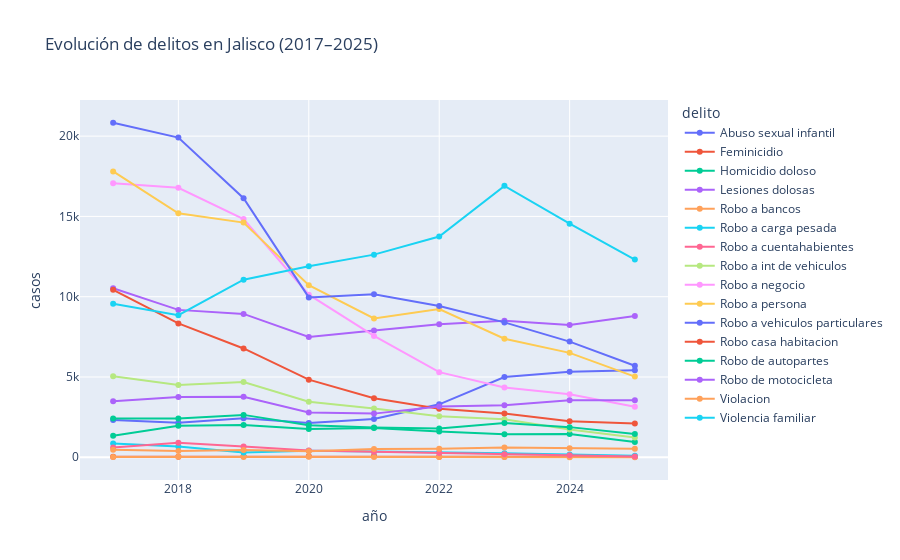

Notebook code cell kept with this figure:
### Code cell
fig = px.line(
    conteo_anual,
    x="año",
    y="casos",
    color="delito",
    markers=True,
    title="Evolución de delitos en Jalisco (2017–2025)"
)

fig.show()

### Figure 1 — Plotly figure (JSON) as saved in the notebook; plotly's stock layout.template omitted (floating-point values rounded to 4 significant figures)
{"data": [{"hovertemplate": "delito=Abuso sexual infantil<br>año=%{x}<br>casos=%{y}<extra></extra>", "legendgroup": "Abuso sexual infantil", "line": {"color": "#636efa", "dash": "solid"}, "marker": {"symbol": "circle"}, "mode": "lines+markers", "name": "Abuso sexual infantil", "orientation": "v", "showlegend": true, "type": "scatter", "x": [2017, 2018, 2019, 2020, 2021, 2022, 2023, 2024, 2025], "xaxis": "x", "y": [2321, 2156, 2423, 2136, 2378, 3296, 5001, 5323, 5415], "yaxis": "y"}, {"hovertemplate": "delito=Feminicidio<br>año=%{x}<br>casos=%{y}<extra></extra>", "legendgroup": "Feminicidio", "line": {"color": "#EF553B", "dash": "solid"}, "marker": {"symbol": "circle"}, "mode": "lines+markers", "name": "Feminicidio", "orientation": "v", "showlegend": true, "type": "scatter", "x": [2017, 2018, 2019, 2020, 2021, 2022, 2023, 2024, 2025], "xaxis": "x", "y": [27, 33, 65, 68, 73, 35, 36, 31, 35], "yaxis": "y"}, {"hovertemplate": "delito=Homicidio doloso<br>año=%{x}<br>casos=%{y}<extra></extra>", "legendgroup": "Homicidio doloso", "line": {"color": "#00cc96", "dash": "solid"}, "marker": {"symbol": "circle"}, "mode": "lines+markers", "name": "Homicidio doloso", "orientation": "v", "showlegend": true, "type": "scatter", "x": [2017, 2018, 2019, 2020, 2021, 2022, 2023, 2024, 2025], "xaxis": "x", "y": [1342, 1960, 2017, 1753, 1820, 1605, 1441, 1446, 948], "yaxis": "y"}, {"hovertemplate": "delito=Lesiones dolosas<br>año=%{x}<br>casos=%{y}<extra></extra>", "legendgroup": "Lesiones dolosas", "line": {"color": "#ab63fa", "dash": "solid"}, "marker": {"symbol": "circle"}, "mode": "lines+markers", "name": "Lesiones dolosas", "orientation": "v", "showlegend": true, "type": "scatter", "x": [2017, 2018, 2019, 2020, 2021, 2022, 2023, 2024, 2025], "xaxis": "x", "y": [10523, 9179, 8927, 7489, 7892, 8284, 8498, 8245, 8801], "yaxis": "y"}, {"hovertemplate": "delito=Robo a bancos<br>año=%{x}<br>casos=%{y}<extra></extra>", "legendgroup": "Robo a bancos", "line": {"color": "#FFA15A", "dash": "solid"}, "marker": {"symbol": "circle"}, "mode": "lines+markers", "name": "Robo a bancos", "orientation": "v", "showlegend": true, "type": "scatter", "x": [2017, 2018, 2019, 2020, 2021, 2022, 2023, 2024, 2025], "xaxis": "x", "y": [23, 32, 21, 26, 24, 11, 12, 7, 1], "yaxis": "y"}, {"hovertemplate": "delito=Robo a carga pesada<br>año=%{x}<br>casos=%{y}<extra></extra>", "legendgroup": "Robo a carga pesada", "line": {"color": "#19d3f3", "dash": "solid"}, "marker": {"symbol": "circle"}, "mode": "lines+markers", "name": "Robo a carga pesada", "orientation": "v", "showlegend": true, "type": "scatter", "x": [2017, 2018, 2019, 2020, 2021, 2022, 2023, 2024, 2025], "xaxis": "x", "y": [856, 670, 303, 413, 365, 318, 246, 170, 102], "yaxis": "y"}, {"hovertemplate": "delito=Robo a cuentahabientes<br>año=%{x}<br>casos=%{y}<extra></extra>", "legendgroup": "Robo a cuentahabientes", "line": {"color": "#FF6692", "dash": "solid"}, "marker": {"symbol": "circle"}, "mode": "lines+markers", "name": "Robo a cuentahabientes", "orientation": "v", "showlegend": true, "type": "scatter", "x": [2017, 2018, 2019, 2020, 2021, 2022, 2023, 2024, 2025], "xaxis": "x", "y": [611, 904, 674, 414, 341, 270, 189, 129, 41], "yaxis": "y"}, {"hovertemplate": "delito=Robo a int de vehiculos<br>año=%{x}<br>casos=%{y}<extra></extra>", "legendgroup": "Robo a int de vehiculos", "line": {"color": "#B6E880", "dash": "solid"}, "marker": {"symbol": "circle"}, "mode": "lines+markers", "name": "Robo a int de vehiculos", "orientation": "v", "showlegend": true, "type": "scatter", "x": [2017, 2018, 2019, 2020, 2021, 2022, 2023, 2024, 2025], "xaxis": "x", "y": [5043, 4506, 4685, 3463, 3038, 2548, 2360, 1729, 1226], "yaxis": "y"}, {"hovertemplate": "delito=Robo a negocio<br>año=%{x}<br>casos=%{y}<extra></extra>", "legendgroup": "Robo a negocio", "line": {"color": "#FF97FF", "dash": "solid"}, "marker": {"symbol": "circle"}, "mode": "lines+markers", "name": "Robo a negocio", "orientation": "v", "showlegend": true, "type": "scatter", "x": [2017, 2018, 2019, 2020, 2021, 2022, 2023, 2024, 2025], "xaxis": "x", "y": [17063, 16786, 14833, 10125, 7557, 5299, 4347, 3928, 3148], "yaxis": "y"}, {"hovertemplate": "delito=Robo a persona<br>año=%{x}<br>casos=%{y}<extra></extra>", "legendgroup": "Robo a persona", "line": {"color": "#FECB52", "dash": "solid"}, "marker": {"symbol": "circle"}, "mode": "lines+markers", "name": "Robo a persona", "orientation": "v", "showlegend": true, "type": "scatter", "x": [2017, 2018, 2019, 2020, 2021, 2022, 2023, 2024, 2025], "xaxis": "x", "y": [17801, 15196, 14615, 10717, 8647, 9226, 7379, 6503, 5024], "yaxis": "y"}, {"hovertemplate": "delito=Robo a vehiculos particulares<br>año=%{x}<br>casos=%{y}<extra></extra>", "legendgroup": "Robo a vehiculos particulares", "line": {"color": "#636efa", "dash": "solid"}, "marker": {"symbol": "circle"}, "mode": "lines+markers", "name": "Robo a vehiculos particulares", "orientation": "v", "showlegend": true, "type": "scatter", "x": [2017, 2018, 2019, 2020, 2021, 2022, 2023, 2024, 2025], "xaxis": "x", "y": [20833, 19910, 16134, 9956, 10148, 9415, 8400, 7204, 5700], "yaxis": "y"}, {"hovertemplate": "delito=Robo casa habitacion<br>año=%{x}<br>casos=%{y}<extra></extra>", "legendgroup": "Robo casa habitacion", "line": {"color": "#EF553B", "dash": "solid"}, "marker": {"symbol": "circle"}, "mode": "lines+markers", "name": "Robo casa habitacion", "orientation": "v", "showlegend": true, "type": "scatter", "x": [2017, 2018, 2019, 2020, 2021, 2022, 2023, 2024, 2025], "xaxis": "x", "y": [10431, 8335, 6777, 4834, 3672, 3028, 2726, 2247, 2110], "yaxis": "y"}, {"hovertemplate": "delito=Robo de autopartes<br>año=%{x}<br>casos=%{y}<extra></extra>", "legendgroup": "Robo de autopartes", "line": {"color": "#00cc96", "dash": "solid"}, "marker": {"symbol": "circle"}, "mode": "lines+markers", "name": "Robo de autopartes", "orientation": "v", "showlegend": true, "type": "scatter", "x": [2017, 2018, 2019, 2020, 2021, 2022, 2023, 2024, 2025], "xaxis": "x", "y": [2413, 2412, 2640, 1989, 1854, 1793, 2136, 1877, 1449], "yaxis": "y"}, {"hovertemplate": "delito=Robo de motocicleta<br>año=%{x}<br>casos=%{y}<extra></extra>", "legendgroup": "Robo de motocicleta", "line": {"color": "#ab63fa", "dash": "solid"}, "marker": {"symbol": "circle"}, "mode": "lines+markers", "name": "Robo de motocicleta", "orientation": "v", "showlegend": true, "type": "scatter", "x": [2017, 2018, 2019, 2020, 2021, 2022, 2023, 2024, 2025], "xaxis": "x", "y": [3493, 3753, 3768, 2792, 2718, 3163, 3234, 3548, 3558], "yaxis": "y"}, {"hovertemplate": "delito=Violacion<br>año=%{x}<br>casos=%{y}<extra></extra>", "legendgroup": "Violacion", "line": {"color": "#FFA15A", "dash": "solid"}, "marker": {"symbol": "circle"}, "mode": "lines+markers", "name": "Violacion", "orientation": "v", "showlegend": true, "type": "scatter", "x": [2017, 2018, 2019, 2020, 2021, 2022, 2023, 2024, 2025], "xaxis": "x", "y": [467, 392, 446, 369, 517, 526, 607, 555, 529], "yaxis": "y"}, {"hovertemplate": "delito=Violencia familiar<br>año=%{x}<br>casos=%{y}<extra></extra>", "legendgroup": "Violencia familiar", "line": {"color": "#19d3f3", "dash": "solid"}, "marker": {"symbol": "circle"}, "mode": "lines+markers", "name": "Violencia familiar", "orientation": "v", "showlegend": true, "type": "scatter", "x": [2017, 2018, 2019, 2020, 2021, 2022, 2023, 2024, 2025], "xaxis": "x", "y": [9557, 8850, 11056, 11892, 12620, 13747, 16903, 14550, 12316], "yaxis": "y"}], "layout": {"legend": {"title": {"text": "delito"}, "tracegroupgap": 0}, "title": {"text": "Evolución de delitos en Jalisco (2017–2025)"}, "xaxis": {"anchor": "y", "domain": [0, 1], "title": {"text": "año"}}, "yaxis": {"anchor": "x", "domain": [0, 1], "title": {"text": "casos"}}}}
